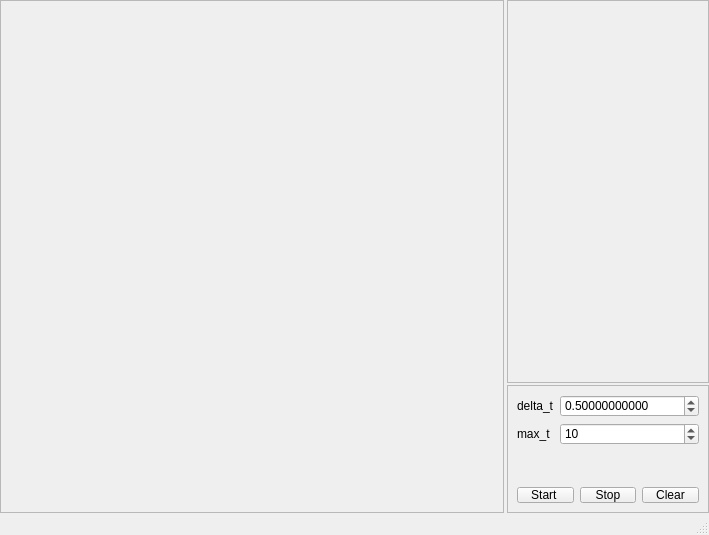
<?xml version="1.0" encoding="UTF-8"?>
<ui version="4.0">
 <class>MainWindow</class>
 <widget class="QMainWindow" name="MainWindow">
  <property name="geometry">
   <rect>
    <x>0</x>
    <y>0</y>
    <width>709</width>
    <height>535</height>
   </rect>
  </property>
  <property name="windowTitle">
   <string>MainWindow</string>
  </property>
  <property name="styleSheet">
   <string notr="true">margin: 0px; 
padding: 0px;</string>
  </property>
  <widget class="QWidget" name="centralwidget">
   <layout class="QHBoxLayout" name="horizontalLayout" stretch="10,4">
    <property name="spacing">
     <number>3</number>
    </property>
    <property name="leftMargin">
     <number>0</number>
    </property>
    <property name="topMargin">
     <number>0</number>
    </property>
    <property name="rightMargin">
     <number>0</number>
    </property>
    <property name="bottomMargin">
     <number>0</number>
    </property>
    <item>
     <widget class="QFrame" name="plotFrame">
      <property name="styleSheet">
       <string notr="true">margin: 0px;
padding: 0px;</string>
      </property>
      <property name="frameShape">
       <enum>QFrame::StyledPanel</enum>
      </property>
      <property name="frameShadow">
       <enum>QFrame::Raised</enum>
      </property>
      <layout class="QVBoxLayout" name="verticalLayout">
       <property name="spacing">
        <number>0</number>
       </property>
       <property name="leftMargin">
        <number>0</number>
       </property>
       <property name="topMargin">
        <number>0</number>
       </property>
       <property name="rightMargin">
        <number>0</number>
       </property>
       <property name="bottomMargin">
        <number>0</number>
       </property>
      </layout>
     </widget>
    </item>
    <item>
     <widget class="QFrame" name="buttonFrame">
      <property name="maximumSize">
       <size>
        <width>220</width>
        <height>16777215</height>
       </size>
      </property>
      <property name="styleSheet">
       <string notr="true">margin: 0px;
padding: 0px;</string>
      </property>
      <property name="frameShape">
       <enum>QFrame::NoFrame</enum>
      </property>
      <property name="frameShadow">
       <enum>QFrame::Plain</enum>
      </property>
      <layout class="QVBoxLayout" name="verticalLayout_4" stretch="3,1">
       <property name="spacing">
        <number>2</number>
       </property>
       <property name="leftMargin">
        <number>0</number>
       </property>
       <property name="topMargin">
        <number>0</number>
       </property>
       <property name="rightMargin">
        <number>0</number>
       </property>
       <property name="bottomMargin">
        <number>0</number>
       </property>
       <item>
        <widget class="QFrame" name="pinFrame">
         <property name="frameShape">
          <enum>QFrame::StyledPanel</enum>
         </property>
         <property name="frameShadow">
          <enum>QFrame::Raised</enum>
         </property>
         <layout class="QVBoxLayout" name="verticalLayout_3"/>
        </widget>
       </item>
       <item>
        <widget class="QFrame" name="startFrame">
         <property name="frameShape">
          <enum>QFrame::StyledPanel</enum>
         </property>
         <property name="frameShadow">
          <enum>QFrame::Raised</enum>
         </property>
         <layout class="QVBoxLayout" name="verticalLayout_2" stretch="3,1">
          <property name="spacing">
           <number>0</number>
          </property>
          <property name="leftMargin">
           <number>0</number>
          </property>
          <property name="topMargin">
           <number>0</number>
          </property>
          <property name="rightMargin">
           <number>0</number>
          </property>
          <property name="bottomMargin">
           <number>0</number>
          </property>
          <item>
           <widget class="QFrame" name="plotInputFrame">
            <property name="frameShape">
             <enum>QFrame::NoFrame</enum>
            </property>
            <property name="frameShadow">
             <enum>QFrame::Plain</enum>
            </property>
            <layout class="QFormLayout" name="formLayout">
             <item row="0" column="0">
              <widget class="QLabel" name="deltaLabel">
               <property name="text">
                <string>delta_t</string>
               </property>
               <property name="textFormat">
                <enum>Qt::RichText</enum>
               </property>
              </widget>
             </item>
             <item row="1" column="0">
              <widget class="QLabel" name="timLabel">
               <property name="text">
                <string>max_t</string>
               </property>
               <property name="textFormat">
                <enum>Qt::RichText</enum>
               </property>
              </widget>
             </item>
             <item row="1" column="1">
              <widget class="QSpinBox" name="timBox">
               <property name="maximum">
                <number>500</number>
               </property>
               <property name="value">
                <number>10</number>
               </property>
               <property name="displayIntegerBase">
                <number>10</number>
               </property>
              </widget>
             </item>
             <item row="0" column="1">
              <widget class="QDoubleSpinBox" name="deltaBox">
               <property name="decimals">
                <number>11</number>
               </property>
               <property name="minimum">
                <double>0.000000000000000</double>
               </property>
               <property name="maximum">
                <double>1.000000000000000</double>
               </property>
               <property name="value">
                <double>0.500000000000000</double>
               </property>
              </widget>
             </item>
            </layout>
           </widget>
          </item>
          <item>
           <widget class="QFrame" name="frame">
            <property name="frameShape">
             <enum>QFrame::NoFrame</enum>
            </property>
            <property name="frameShadow">
             <enum>QFrame::Plain</enum>
            </property>
            <layout class="QHBoxLayout" name="horizontalLayout_2">
             <item>
              <widget class="QPushButton" name="startButton">
               <property name="text">
                <string>Start </string>
               </property>
              </widget>
             </item>
             <item>
              <widget class="QPushButton" name="stopButton">
               <property name="text">
                <string>Stop</string>
               </property>
              </widget>
             </item>
             <item>
              <widget class="QPushButton" name="clearButton">
               <property name="text">
                <string>Clear</string>
               </property>
              </widget>
             </item>
            </layout>
           </widget>
          </item>
         </layout>
        </widget>
       </item>
      </layout>
     </widget>
    </item>
   </layout>
  </widget>
  <widget class="QMenuBar" name="menubar">
   <property name="geometry">
    <rect>
     <x>0</x>
     <y>0</y>
     <width>709</width>
     <height>22</height>
    </rect>
   </property>
  </widget>
  <widget class="QStatusBar" name="statusbar"/>
 </widget>
 <resources/>
 <connections/>
</ui>
